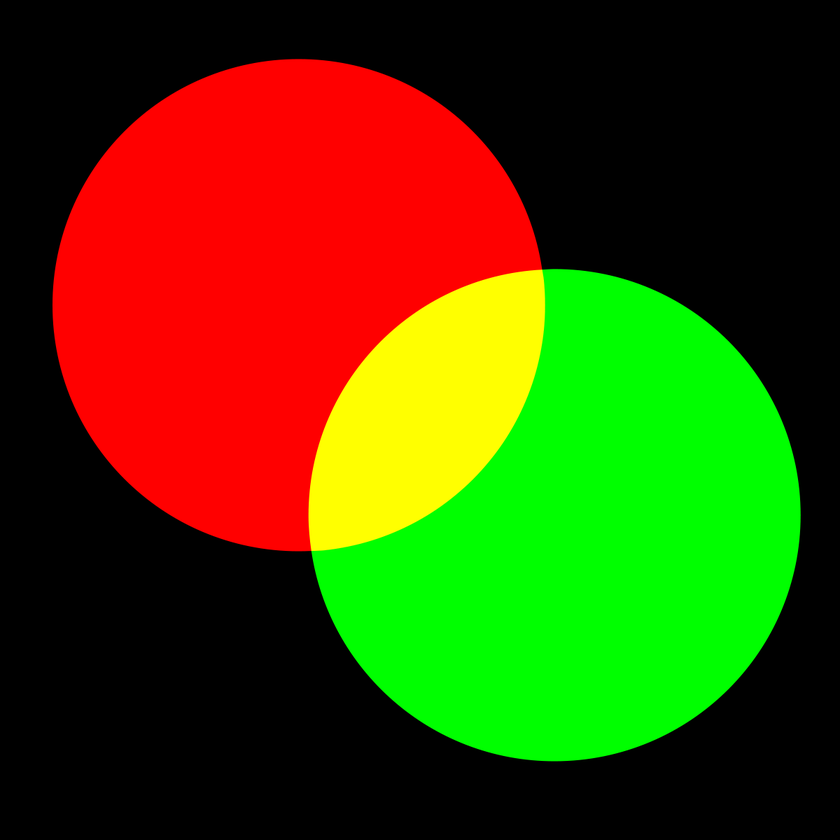
#> input picture ff.png, 840 x 840 px, shrunk from 1200 x 1200 before the run
$ python cv.py
#> lines starting #> are read from the running program, lines starting #| are printed output that depends on the picture; after the words box and inside, x2 and y2 are one past the last pixel; in counts of white or black regions, pixels touching at a corner belong together
import cv2
from scipy import ndimage

import numpy as np
if __name__ == '__main__':
    img = cv2.imread('ff.png', 0)
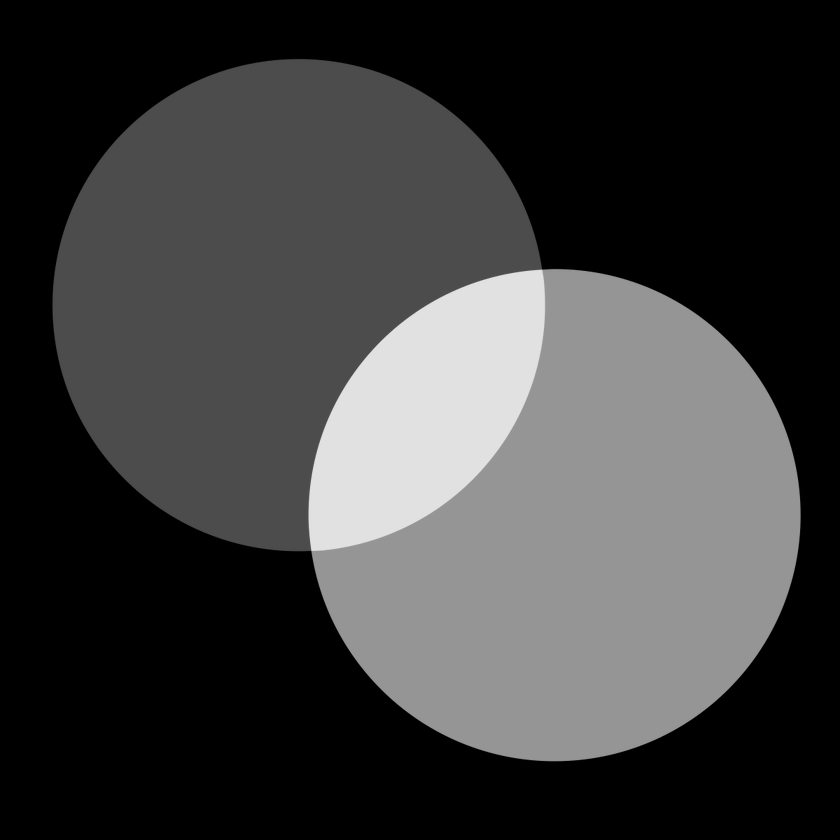
#> img: shape (840, 840); min 0, max 225, mean 60.7
    cv2.imshow('safs', img)
    kernel = np.ones((5, 5), dtype=np.float32) / 25
    img_cv = cv2.filter2D(img, -1, kernel)
    kernel2 = np.ones((5, 5), dtype=np.float32) / 25
    # kernel2 = np.empty((5, 5, 3), dtype=np.float32)
    # kernel2[:,:] = [0.2989, 0.5870, 0.1140]
    # kernel2 /= 25
    img2 = ndimage.convolve(img, kernel2)
    print(np.allclose(img_cv, img2, 1))
#| False
    img_diff = np.absolute(img2 - img_cv)
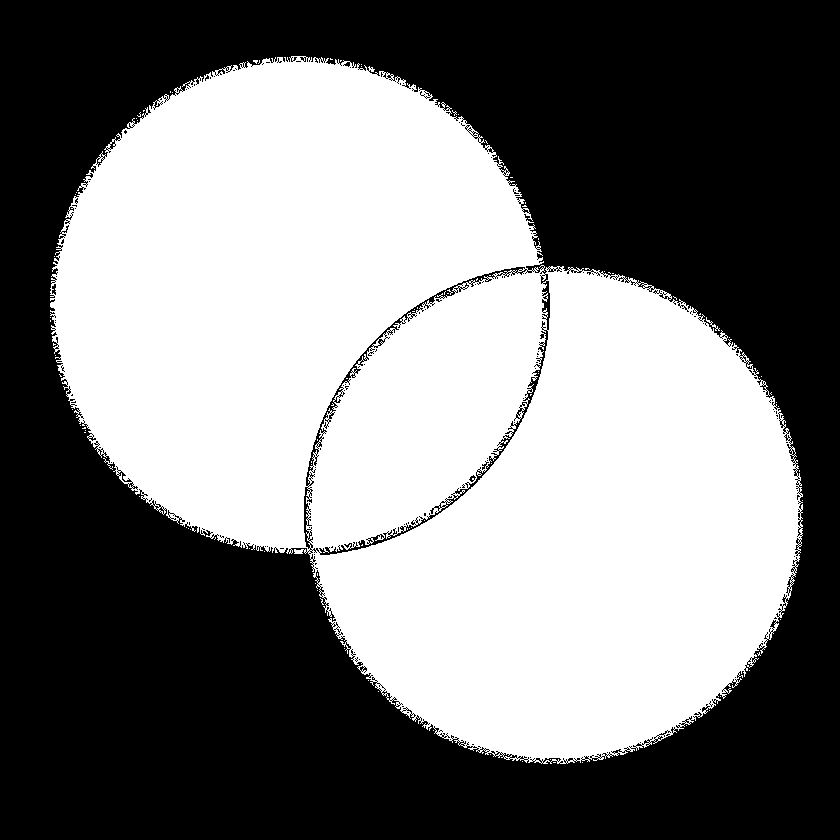
#> img_diff: shape (840, 840); 47.7% white; 96 white regions (94 under 20 px), largest, box (x1, y1, x2, y2) and area: (50, 56, 803, 764) 336025, (706, 317, 720, 331) 38
    cv2.imshow('ndimage_convolve', img2)
    cv2.imshow('opencv_filter2d', img_cv)
    cv2.imshow('diff', img_diff)
    cv2.waitKey()

$ run again, with cc.png copied over ff.png
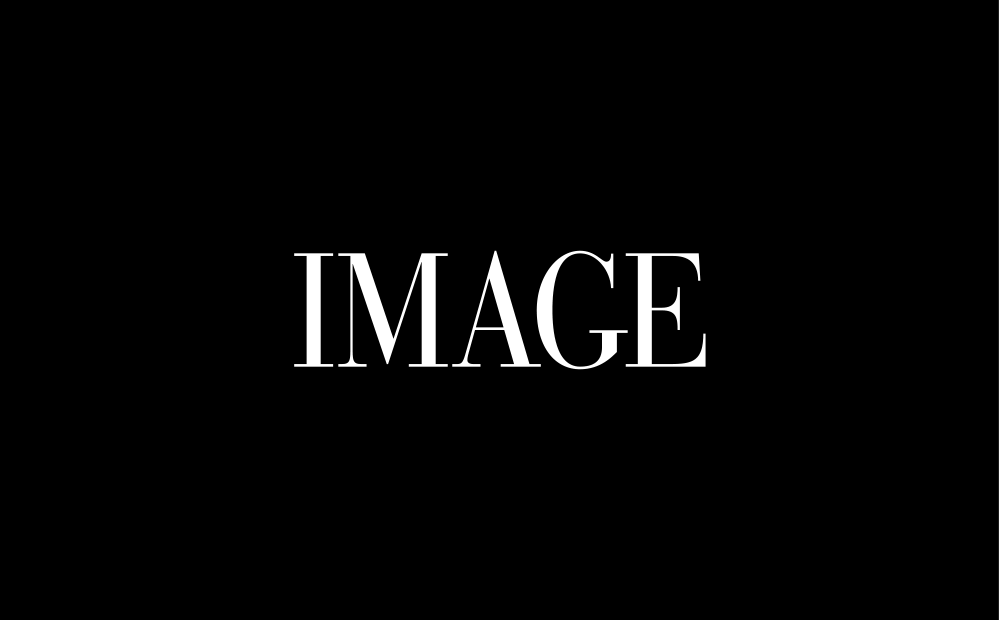
#> input picture cc.png, 1000 x 620 px
#> img is the input picture: shape (620, 1000); min 0, max 255, mean 5.4
#| False
#> `img_diff = np.absolute(img2 - img_cv)`:
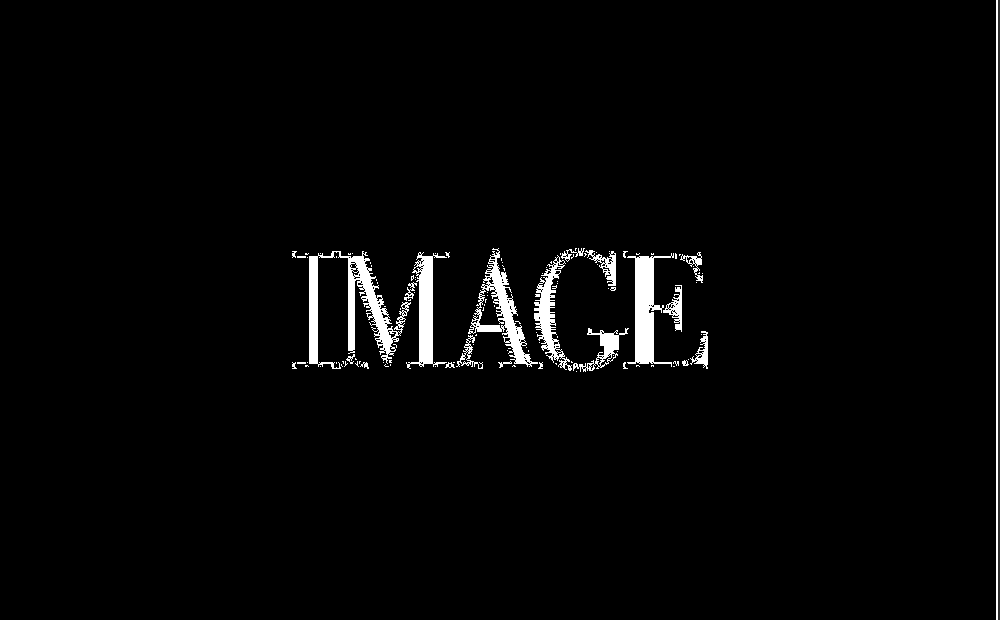
#> img_diff: shape (620, 1000); min 0, max 255, mean 6.1
